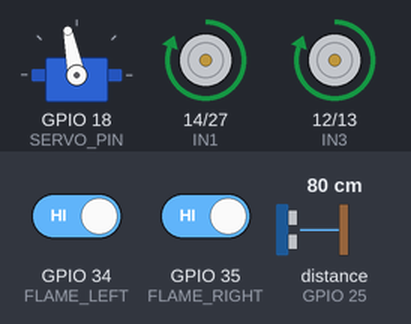
This sketch was run on a simulated ESP32. On the bench: servo, motor-driver pin pairs drawn as motors (green arrow = first pin HIGH = forward, orange = second pin HIGH = backward, longer = more drive, scaled by the enable pin). Wiring (inferred from the names in the program): ultrasonic range finder: trigger GPIO 26; echo GPIO 25. Inputs (shaded band) come from the test bench; at power-on: distance to the obstacle (sensor on GPIO 25) 80 cm, GPIO 34 (FLAME_LEFT) HIGH, GPIO 35 (FLAME_RIGHT) HIGH. The echo pulse lasts 58.3 µs per cm; nothing arrives over Bluetooth unless stated.

Above: at 1.2 s.
1.3 s: distance to the obstacle (sensor on GPIO 25) set to 2 cm
At 1.63 s:
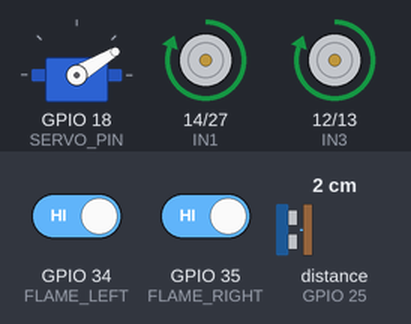
At 2.95 s:
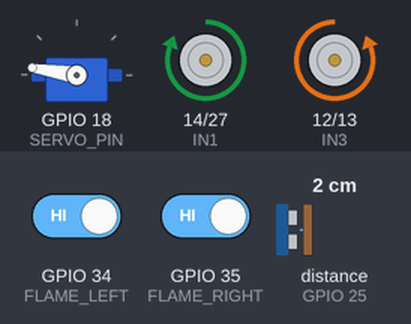
4.8 s: distance to the obstacle (sensor on GPIO 25) set to 120 cm
8.3 s: distance to the obstacle (sensor on GPIO 25) set to 4 cm
At 9.1 s:
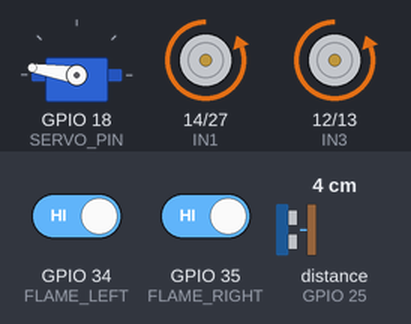
11.8 s: distance to the obstacle (sensor on GPIO 25) set to 9 cm
15.3 s: GPIO 34 (FLAME_LEFT) driven LOW
16.9 s: GPIO 34 (FLAME_LEFT) driven HIGH
At 17.06 s:
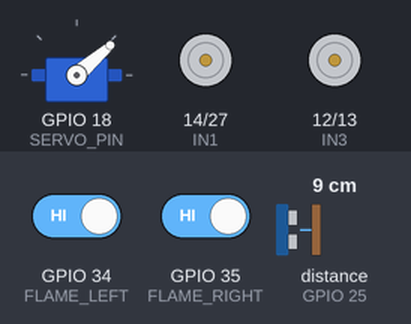
Timing chart, 0 to 21.4 s (numbered marks = the images above; inputs shaded):
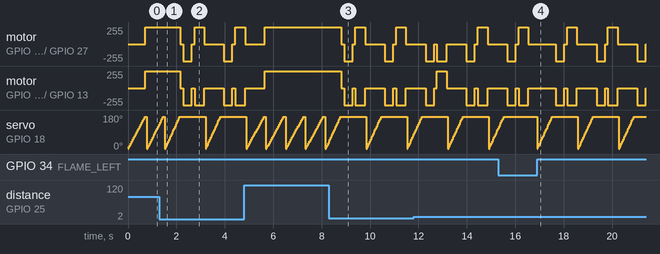

Measured:
- by itself, servo on GPIO 18 (SERVO_PIN): repeats every 1.7 s: 91° 0.04 s, 101° 0.04 s, 111° 0.04 s, 121° 0.04 s, 131° 0.04 s, 141° 0.04 s, 151° 0.04 s, 161° 0.04 s, 171° 1.1 s, 1° 0.04 s, 11° 0.04 s, 21° 0.04 s, 31° 0.04 s, 41° 0.04 s, 51° 0.04 s, 61° 0.04 s, 71° 0.04 s, 81° 0.04 s

The sketch:

Car1_SearchAndFireDetection_v1_Basic.ino
```cpp
/****************************************************
 *   SMART ESP32 RC CAR – NO LEDC VERSION
 *   - Ultrasonic sweep 1..180° (servo)
 *   - Obstacle avoidance (dynamic)
 *   - Flame sensors (left + right)
 *   - Bluetooth manual override
 *   - WiFi AccessPoint + Web dashboard
 *   - L298N motor control using ONLY digitalWrite (NO PWM)
 ****************************************************/

#include <WiFi.h>
#include <WebServer.h>
#include <ESP32Servo.h>
#include "BluetoothSerial.h"

BluetoothSerial SerialBT;
WebServer server(80);
Servo scanServo;

// ------------------- PINS -------------------
#define TRIG_PIN 26
#define ECHO_PIN 25
#define SERVO_PIN 18

// L298N MOTOR DRIVER
#define IN1 14
#define IN2 27
#define IN3 12
#define IN4 13
#define ENA_PIN 32   // now ON/OFF only
#define ENB_PIN 33   // now ON/OFF only

// Flame sensors
#define FLAME_LEFT 34
#define FLAME_RIGHT 35

// ------------------- BEHAVIOR -------------------
volatile bool autoMode = true;  // default automatic
const int SAFE_DIST_CM = 30;
const int SWEEP_DELAY_MS = 35;
const int SWEEP_STEP = 10;

// Telemetry
int lastFrontDistance = 999;
int lastMinLeft = 999;
int lastMinRight = 999;
bool flameLeftTriggered = false;
bool flameRightTriggered = false;

// Scan timing
unsigned long lastScanMillis = 0;
const unsigned long SCAN_INTERVAL = 150;

// =========================================================
//                    MOTOR CONTROL (NO LEDC)
// =========================================================
void motorEnable(bool enable) {
  digitalWrite(ENA_PIN, enable ? HIGH : LOW);
  digitalWrite(ENB_PIN, enable ? HIGH : LOW);
}

void forward() {
  motorEnable(true);
  digitalWrite(IN1, HIGH);
  digitalWrite(IN2, LOW);
  digitalWrite(IN3, HIGH);
  digitalWrite(IN4, LOW);
}

void backward() {
  motorEnable(true);
  digitalWrite(IN1, LOW);
  digitalWrite(IN2, HIGH);
  digitalWrite(IN3, LOW);
  digitalWrite(IN4, HIGH);
}

void leftTurn() {
  motorEnable(true);
  digitalWrite(IN1, LOW);
  digitalWrite(IN2, HIGH);
  digitalWrite(IN3, HIGH);
  digitalWrite(IN4, LOW);
}

void rightTurn() {
  motorEnable(true);
  digitalWrite(IN1, HIGH);
  digitalWrite(IN2, LOW);
  digitalWrite(IN3, LOW);
  digitalWrite(IN4, HIGH);
}

void stopCar() {
  motorEnable(false);
  digitalWrite(IN1, LOW);
  digitalWrite(IN2, LOW);
  digitalWrite(IN3, LOW);
  digitalWrite(IN4, LOW);
}

// =========================================================
//                    ULTRASONIC
// =========================================================
long measureDistanceOnce() {
  digitalWrite(TRIG_PIN, LOW);
  delayMicroseconds(2);
  digitalWrite(TRIG_PIN, HIGH);
  delayMicroseconds(10);
  digitalWrite(TRIG_PIN, LOW);

  long duration = pulseIn(ECHO_PIN, HIGH, 30000);
  if (duration == 0) return 999;
  long dist = duration * 0.034 / 2;
  return (dist <= 0) ? 999 : dist;
}

// Sweep from 1 → 180
void performSweepAndDecide() {
  int minLeft = 999;
  int minRight = 999;
  int midDist = 999;

  for (int angle = 1; angle <= 180; angle += SWEEP_STEP) {
    scanServo.write(angle);
    delay(SWEEP_DELAY_MS);

    long d = measureDistanceOnce();

    if (angle > 110) minLeft = min(minLeft, (int)d);
    else if (angle < 70) minRight = min(minRight, (int)d);
    else midDist = min(midDist, (int)d);
  }

  lastMinLeft = minLeft;
  lastMinRight = minRight;
  lastFrontDistance = midDist;

  // Autonomous decision
  if (midDist > SAFE_DIST_CM) {
    forward();
  } else {
    stopCar();
    delay(120);

    if (minLeft <= SAFE_DIST_CM && minRight <= SAFE_DIST_CM) {
      backward();
      delay(350);
      stopCar();
      delay(120);

      if (minLeft > minRight) leftTurn();
      else rightTurn();

      delay(400);
      stopCar();
    } else {
      if (minLeft > minRight) {
        leftTurn();
      } else {
        rightTurn();
      }
      delay(400);
      stopCar();
    }
  }
}

// =========================================================
//                    WIFI DASHBOARD
// =========================================================
const char* AP_SSID = "ESP32-RC-CAR";
const char* AP_PASS = "12345678";

const char INDEX_HTML[] PROGMEM = R"rawliteral(
<!doctype html><html><head>
<meta charset='utf-8'><meta name='viewport' content='width=device-width'>
<title>ESP32 RC Car</title>
<style>
button{width:120px;height:50px;font-size:18px;margin:5px;}
</style>
</head><body>
<h2>ESP32 RC Car</h2>
<button onclick="cmd('F')">Forward</button><br>
<button onclick="cmd('L')">Left</button>
<button onclick="cmd('S')">Stop</button>
<button onclick="cmd('R')">Right</button><br>
<button onclick="cmd('B')">Backward</button><br><br>
<button onclick="setMode('auto')">Auto</button>
<button onclick="setMode('manual')">Manual</button>

<p id='info'></p>

<script>
function cmd(c){ fetch('/move?cmd='+c); }
function setMode(m){ fetch('/mode?m='+m); }
setInterval(async()=>{
 let r=await fetch('/status'); let j=await r.json();
 document.getElementById('info').innerHTML=
 'Mode: '+(j.autoMode?'AUTO':'MANUAL')+
 '<br>Front: '+j.front+' cm'+
 '<br>Left: '+j.left+' cm   Right: '+j.right+' cm'+
 '<br>Flame L: '+j.flLeft+'  Flame R: '+j.flRight;
},500);
</script>
</body></html>
)rawliteral";

void handleRoot() { server.send_P(200, "text/html", INDEX_HTML); }

void handleMove() {
  if (!server.hasArg("cmd")) return server.send(400, "text/plain", "Missing cmd");
  autoMode = false;
  char c = server.arg("cmd")[0];
  if (c=='F') forward();
  else if (c=='B') backward();
  else if (c=='L') leftTurn();
  else if (c=='R') rightTurn();
  else stopCar();
  server.send(200, "text/plain", "OK");
}

void handleMode() {
  if (!server.hasArg("m")) return server.send(400, "text/plain", "Missing m");
  String m = server.arg("m");
  autoMode = (m=="auto");
  if (autoMode) stopCar();
  server.send(200, "text/plain", "OK");
}

void handleStatus() {
  String j = "{";
  j += "\"autoMode\":" + String(autoMode?"true":"false");
  j += ",\"front\":" + String(lastFrontDistance);
  j += ",\"left\":" + String(lastMinLeft);
  j += ",\"right\":" + String(lastMinRight);
  j += ",\"flLeft\":" + String(flameLeftTriggered?"true":"false");
  j += ",\"flRight\":" + String(flameRightTriggered?"true":"false");
  j += "}";
  server.send(200, "application/json", j);
}

// =========================================================
//                       SETUP
// =========================================================
void setup() {
  Serial.begin(115200);

  SerialBT.begin("ESP32_RC_CAR");

  pinMode(TRIG_PIN, OUTPUT);
  pinMode(ECHO_PIN, INPUT);
  pinMode(FLAME_LEFT, INPUT);
  pinMode(FLAME_RIGHT, INPUT);

  pinMode(IN1, OUTPUT);
  pinMode(IN2, OUTPUT);
  pinMode(IN3, OUTPUT);
  pinMode(IN4, OUTPUT);

  pinMode(ENA_PIN, OUTPUT);
  pinMode(ENB_PIN, OUTPUT);

  stopCar();

  scanServo.attach(SERVO_PIN);
  scanServo.write(90);

  WiFi.softAP(AP_SSID, AP_PASS);
  server.on("/", handleRoot);
  server.on("/move", handleMove);
  server.on("/mode", handleMode);
  server.on("/status", handleStatus);
  server.begin();
}

// =========================================================
//                         LOOP
// =========================================================
void loop() {
  server.handleClient();

  if (digitalRead(FLAME_LEFT) == LOW || digitalRead(FLAME_RIGHT) == LOW) {
    flameLeftTriggered = (digitalRead(FLAME_LEFT) == LOW);
    flameRightTriggered = (digitalRead(FLAME_RIGHT) == LOW);
    stopCar();
    return;
  }

  if (autoMode) {
    performSweepAndDecide();
  }

  delay(50);
}
```
